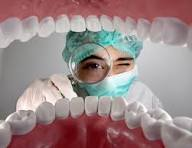
#> input picture images.jpeg, 192 x 148 px
$ python pg13.py
#> lines starting #> are read from the running program, lines starting #| are printed output that depends on the picture
import cv2
import numpy as np

# Load the image
image = cv2.imread("images.jpeg")
#> image is the input picture: shape (148, 192, 3); mean B, G, R 135.6, 135.5, 155.7

# Get image dimensions
h, w = image.shape[:2]
#> h = 148; w = 192

# Define source and destination points for Affine Transformation
src_pts = np.float32([[50, 50], [200, 50], [50, 200]])
dst_pts = np.float32([[10, 100], [200, 50], [100, 250]])

# Compute the Affine Transformation matrix
affine_matrix = cv2.getAffineTransform(src_pts, dst_pts)

# Apply the transformation
affine_img = cv2.warpAffine(image, affine_matrix, (w, h))
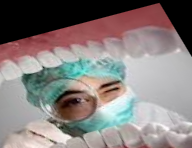
#> affine_img: shape (148, 192, 3); mean B, G, R 125.4, 126.8, 135.3

# Display the result
cv2.imshow("Affine Transformation", affine_img)
cv2.waitKey(0)
cv2.destroyAllWindows()
